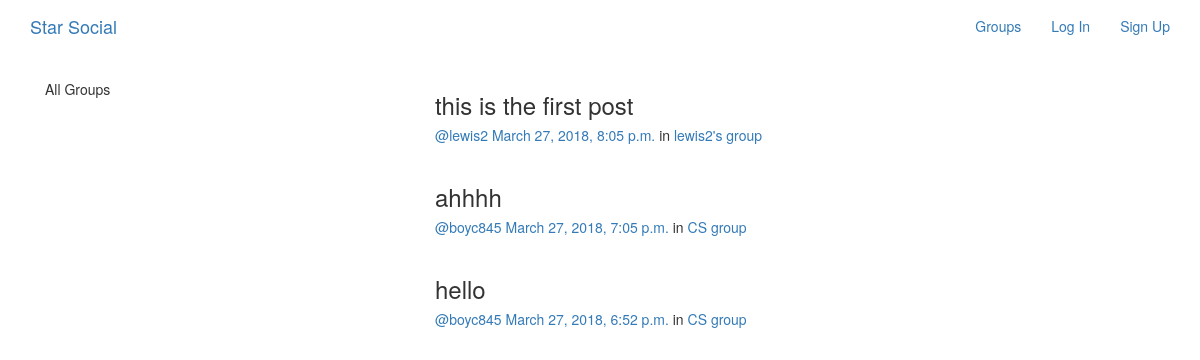
/posts/, run on the app's committed database.
### posts/models.py (models this page shows, shortened)
class Post(models.Model):
    user = models.ForeignKey(User, related_name='posts', on_delete=models.CASCADE)
    created_at = models.DateTimeField(auto_now=True)
    message = models.TextField()
    message_html = models.TextField(editable=False)
    group = models.ForeignKey(Group, related_name='posts', null=True, blank=True, on_delete=models.CASCADE)
    class Meta:
        ordering = ['-created_at']
        unique_together = ['user', 'message']

### groups/models.py (models this page shows, shortened)
class Group(models.Model):
    name = models.CharField(max_length=256, unique=True)
    slug = models.SlugField(allow_unicode=True, unique=True)
    description = models.TextField(blank=True, default='')
    description_html = models.TextField(editable=False, default='', blank=True)
    members = models.ManyToManyField(User, through='GroupMember')
    class Meta:
        ordering = ['name']

### posts/views.py (the view)
# urls.py: path('', views.PostList.as_view(), name='all'),
class PostList(SelectRelatedMixin, generic.ListView):
    model = models.Post
    select_related = ('user', 'group')

### posts/templates/posts/post_list.html (shortened to what this page needs)
{% extends "posts/post_base.html" %}
{% block prepost %}
    <div class="col-md-4">
        <div class="card card-with-shadow">
            <div class="content">
                <h5 class="title">All Groups</h5>
            </div>
        </div>
    </div>
{% endblock %}
{% block post_content %}
    <div class="col-md-8">
        {% for post in post_list %}
            {% include "posts/_post.html" %}
        {% endfor %}
    </div>
{% endblock %}

### posts/templates/posts/_post.html (shortened to what this page needs)
<div class="post media">
    <h3>{{ post.message|safe }}</h3>
    <div class="media-body">
        <h5 class="media-heading">
            <span class="username">
                <a href="{% url 'posts:for_user' username=post.user.username %}">@{{ post.user.username }}</a>
            </span>
            <time class="time">
                <a href="{% url 'posts:single' username=post.user.username pk=post.pk %}">{{ post.created_at }}</a>
            </time>
            {% if post.group %}
                <span class="group-name">in <a href="">{{ post.group.name }}</a></span>
            {% endif %}
        </h5>
    </div>
</div>

### data on the page
Post: message "this is the first post", user.username "lewis2", created_at "March 27, 2018, 8:05 p.m.", group.name "lewis2's group"
Post: message "ahhhh", user.username "boyc845", created_at "March 27, 2018, 7:05 p.m.", group.name "CS group"
Post: message "hello", user.username "boyc845", created_at "March 27, 2018, 6:52 p.m.", group.name "CS group"
